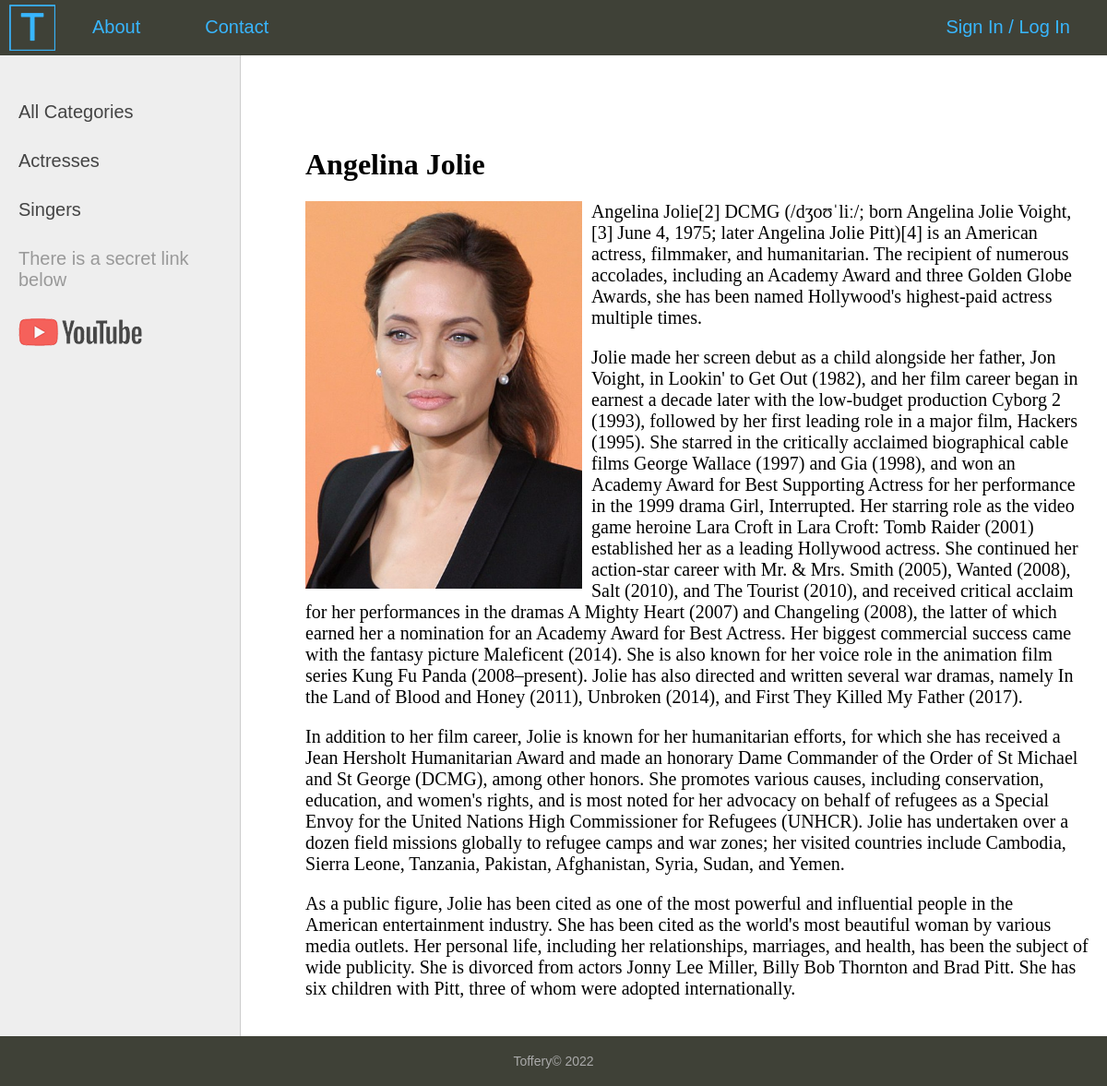
/post/angelina-jolie/, run on the app's committed database.
### women/models.py (models this page shows, shortened)
class Category(models.Model):
    name = models.CharField(max_length=100, db_index=True, verbose_name='Category')
    slug = models.SlugField(max_length=255, unique=True, db_index=True, verbose_name='URL')
    def get_absolute_url(self):
        return reverse('category', kwargs={'cat_slug': self.slug})
    class Meta:
        verbose_name = 'Category'
        verbose_name_plural = 'Categories'
        ordering = ['name']

class Women(models.Model):
    title = models.CharField(max_length=255, verbose_name='Title')
    slug = models.SlugField(max_length=255, unique=True, db_index=True, verbose_name='URL')
    content = models.TextField(blank=True, verbose_name='Content')
    photo = models.ImageField(upload_to='photos/%Y/%m/%d/', verbose_name='Photo')
    time_create = models.DateTimeField(auto_now_add=True, verbose_name='Time Create')
    time_update = models.DateTimeField(auto_now=True, verbose_name='Time Update')
    is_published = models.BooleanField(default=True, verbose_name='Is Published')
    cat = models.ForeignKey('Category', on_delete=models.PROTECT, null=True, verbose_name='Category')
    def __str__(self):
        return self.title
    class Meta:
        verbose_name = 'Famous women'
        verbose_name_plural = 'Famous women'
        ordering = ['title', 'time_create']

### women/views.py (the view)
# urls.py: path('post/<slug:post_slug>/', ShowPost.as_view(), name='post'),
class ShowPost(DataMixin, DetailView):
    model = Women
    template_name = 'women/post.html'
    slug_url_kwarg = 'post_slug'
    context_object_name = 'post'
    def get_context_data(self, *, object_list=None, **kwargs):
        context = super().get_context_data(**kwargs)
        c_def = self.get_user_context(title=context['post'])
        context.update(c_def)
        return context

### women/utils.py (called while the page is built)
    def get_user_context(self, **kwargs):
        context = kwargs
        cats = Category.objects.annotate(Count('women'))
        user_menu = menu.copy()
        if not self.request.user.is_authenticated:
            user_menu.pop(1)
        context['menu'] = user_menu
        context['cats'] = cats
        if 'cat_selected' not in context:
            context['cat_selected'] = None
        return context

### women/templates/women/post.html
{% extends 'women/base.html' %}
{% block content %}
<h1> {{ post.title }} </h1>
{% if post.photo %}
    <p> <img class="img-article-left" src="{{post.photo.url}}"> </p>
{% endif %}
{{post.content|linebreaks}}
{% endblock %}

### women/templates/women/base.html (shortened to what this page needs)
{% load static %}
<!DOCTYPE html>
<html>
<head>
	<link type="text/css" href="{% static 'women/css/styles.css' %}" rel="stylesheet" />
</head>
<body>
<table class="table-page" border=0 cellpadding="0" cellspacing="0">
<tr><td valign=top>
{% block mainmenu %}
<div class="header">
	<ul id="mainmenu" class="mainmenu">
		<li class="logo">
			<a href="{% url 'home' %}">
				<div class="logo"></div>
			</a>
		</li>
		{% for m in menu %}
			<li> <a href="{% url m.url_name %}"> {{ m.title }} </a> </li>
		{% endfor %}
		{% if request.user.is_authenticated %}
			<li class="last"> Hi, {{user.username}} / <a href="{% url 'logout' %}">Log Out</a></li>
		{% else %}
			<li class="last"><a href="{% url 'register' %}">Sign In</a> / <a href="{% url 'login' %}">Log In</a></li>
		{% endif %}
	</ul>
</div>
{% endblock mainmenu %}
<table class="table-content" border=0 cellpadding="0" cellspacing="0">
<tr>
<td valign="top" class="left-chapters">
<ul id="leftchapters">
{% if cat_selected == 0 %}
	<li class="selected"> All Categories </li>
{% else %}
	<li> <a href="{% url 'home' %}"> All Categories </a> </li>
{% endif %}
{% for c in cats %}
	{% if c.women__count > 0 %}
		{% if c.pk == cat_selected %}
			<li class="selected">{{c.name}}</li>
		{% else %}
			<li><a href="{{ c.get_absolute_url }}">{{c.name}}</a></li>
		{% endif %}
	{% endif %}
{% endfor %}
		<li class="share">
			<p>There is a secret link below</p>
			<a class="share-yt" href="https://www.github.com/Toffery" target="_blank"></a>
		</li>
	</ul>
</td>
<td valign="top" class="content">
<div class="content-text">
{% block content %}
{% endblock %}
</div>
</td></tr></table>
</td></tr>
<tr><td valign=top>
	<div id="footer">
		<p>Toffery&copy; 2022</p>
	</div>
</td></tr></table>
</body>
</html>

### women/static/women/css/styles.css (style rules this page uses)
html, body { font-family: 'Arial'; margin: 0; padding: 0; height: 100%; width: 100%; color: #444; }
a { color: #0059b2; text-decoration: none; }
img { max-width: 600px; height: auto; }
img.img-article-left { max-width: 300px; height: auto; float: left; padding: 0 10px 10px 0; }
.table-page { width: 100%; height: 100%; vertical-align: top; }
.table-page tr { height: 100%; }
.header { background: #3F4137; height: 60px; }
.logo { background: url('../images/mylogocropped.png') no-repeat 10px 5px; width: 70px; height: 60px; }
ul.mainmenu { list-style: none; margin: 0; padding: 0; height: 60px; color: #38B6FF; font-size: 20px; overflow: hidden; }
ul.mainmenu li { float: left; margin: 18px 40px 0 30px; }
ul.mainmenu li.logo { margin: 0; }
ul.mainmenu li.last { float: right; }
ul.mainmenu li a { color: #38B6FF; text-decoration: none; }
.table-content { width: 100%; min-height: 100%; height: 100%; }
.left-chapters { margin: 0; background: #eee; border-right: 1px solid #ccc; min-height: 100%; }
.left-chapters ul { width: 230px; min-height: 100%; margin: 0; padding: 20px 10px 10px 20px; list-style: none; font-size: 20px; }
.left-chapters ul li { margin: 30px 0 0 0; color: #999; }
.left-chapters ul li a { color: #444; text-decoration: none; }
.left-chapters ul li.share { margin: 30px 0 0 0; }
.left-chapters ul li.share p { margin: 30px 0 30px 0; }
.left-chapters ul li.share a { display: inline-block; width: 40px; height: 40px; margin: 0 20px 0 0; }
.left-chapters ul li.share a.share-yt { width: 100%; height: 30px; background: url('../images/share_yt.png') no-repeat 0 0 }
.content { padding: 40px 20px 20px 40px; width: 100%; box-sizing: border-box; }
.content-text { margin: 60px 0 0 30px; color: #000; font-size: 20px; font-family: Yandex Sans Display Light; }
.content-text h1 { font-size: 32px; }
#footer { box-sizing: border-box; background: #3F4137; padding: 5px; color: #aaa; font-size: 14px; font-family: Verdana, Geneva, Arial, Helvetica; text-align: center; overflow: hidden; }

### data on the page
Category: name "Actresses"
Category: name "Singers"
Women: title "Angelina Jolie", photo (picture), content "Angelina Jolie[2] DCMG (/dʒoʊˈliː/; born Angelina Jolie Voight,[3] June 4, 1975; later Angelina Jolie Pitt)[4] is an American actress, filmmaker, and humanitarian. The recipient of numerous accolades, including an Academy Award and three Golden Globe Awards, she has been named Hollywood's highest-paid actress multiple times. Jolie made her screen debut as a child alongside her father, Jon Voight, in Lookin' to Get Out (1982), and her film career began in earnest a decade later with the low-budget production Cyborg 2 (1993), followed by her first leading role in a major film, Hackers (1995). She starred in the critically acclaimed biographical cable films George Wallace (1997) and Gia…"

### other printed values
{{ m.title }} "About" "Contact"
